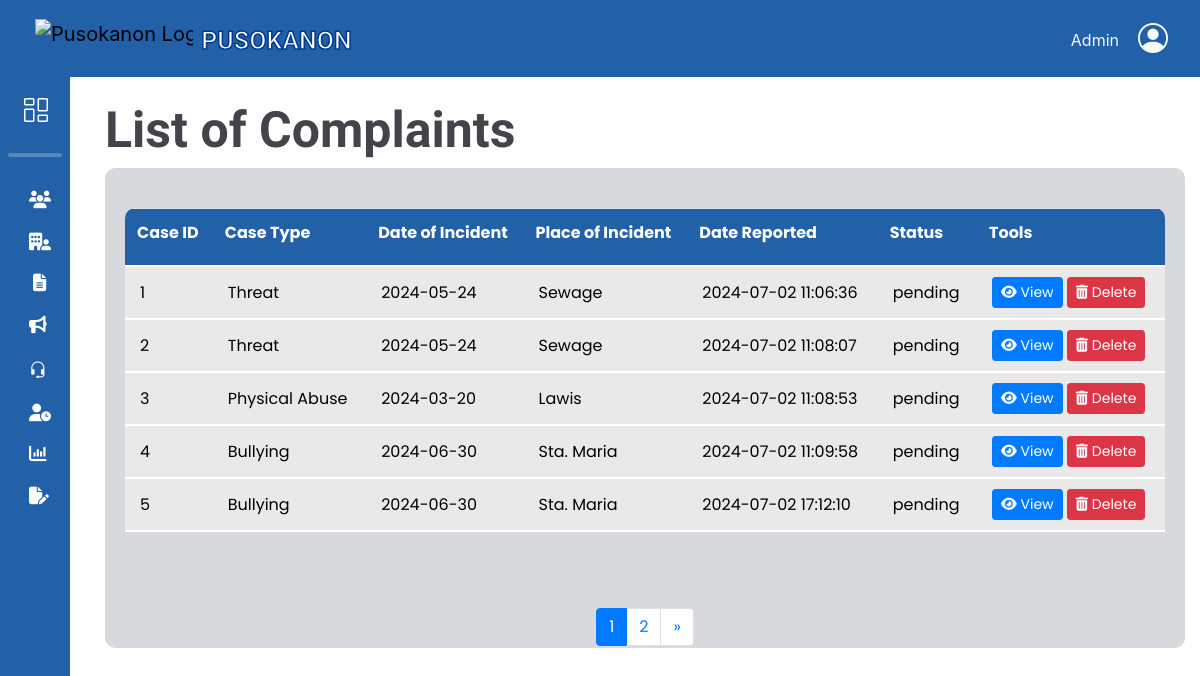
Screenshot of /adminbejo/complaintsList.php with the database file from the repository.
### tables this page shows
CREATE TABLE `complaints_tbl` (
  `complaint_id` int(11) NOT NULL,
  `res_id` int(11) NOT NULL,
  `respondent_fname` varchar(50) NOT NULL,
  `respondent_mname` varchar(50) DEFAULT NULL,
  `respondent_lname` varchar(50) NOT NULL,
  `respondent_suffix` varchar(10) DEFAULT NULL,
  `respondent_gender` varchar(10) NOT NULL,
  `respondent_age` int(11) NOT NULL,
  `incident_date` date NOT NULL,
  `incident_time` time NOT NULL,
  `date_filed` timestamp NOT NULL DEFAULT current_timestamp() ON UPDATE current_timestamp(),
  `incident_place` varchar(50) NOT NULL,
  `case_type` varchar(50) NOT NULL,
  `narrative` text DEFAULT NULL,
  `staff_id` int(11) NOT NULL,
  `status` varchar(10) NOT NULL
);

### db/DBconn.php (called while the page is built, shortened)
<?php
	function fetchListofComplaints($pdo, $offset, $limit) {
		$sql = "SELECT
					complaint_id, case_type, incident_date, incident_place, date_filed, status
				FROM complaints_tbl
				LIMIT :offset, :limit";
		$stmt = $pdo->prepare($sql);
		$stmt->bindParam(':offset', $offset, PDO::PARAM_INT);
		$stmt->bindParam(':limit', $limit, PDO::PARAM_INT);
		$stmt->execute();
		return $stmt->fetchAll(PDO::FETCH_ASSOC);
	}
	function fetchTotalComplaints($pdo) {
		$sql = "SELECT COUNT(*) FROM complaints_tbl";
		$stmt = $pdo->prepare($sql);
		$stmt->execute();
		return $stmt->fetchColumn();
	}
?>

### adminbejo/complaintsList.php (the view, shortened to what this page needs)
<?php
    include 'headerAdmin.php';
    include '../db/DBconn.php';
    $limit = 5;
    $page = isset($_GET['page']) ? (int)$_GET['page'] : 1;
    $offset = ($page - 1) * $limit;
    $requests = fetchListofComplaints($pdo, $offset, $limit);
    $totalRequests = fetchTotalComplaints($pdo);
    $totalPages = ceil($totalRequests / $limit);
?>
<link rel="stylesheet" href="css/list.css">
<div class="container-fluid">
    <h1>List of Complaints</h1>
    <div class="card-body">
        <div class="table-responsive">
            <table class="table mx-auto" cellspacing="0" cellpadding="0">
                <thead>
                    <tr>
                        <th>Case ID</th>
                        <th>Case Type</th>
                        <th>Date of Incident</th>
                        <th>Place of Incident</th>
                        <th>Date Reported</th>
                        <th>Status</th>
                        <th>Tools</th>
                    </tr>
                </thead>
                <tbody class="scrollable-table-body">
                    <?php if (!empty($requests)): ?>
                        <?php foreach ($requests as $request): ?>
                            <tr>
                                <td><?php echo htmlspecialchars($request['complaint_id']); ?></td>
                                <td><?php echo htmlspecialchars($request['case_type']); ?></td>
                                <td><?php echo htmlspecialchars($request['incident_date']); ?></td>
                                <td><?php echo htmlspecialchars($request['incident_place']); ?></td>
                                <td><?php echo htmlspecialchars($request['date_filed']); ?></td>
                                <td><?php echo htmlspecialchars($request['status']); ?></td>
                                <td>
                                    <a href="viewComplaint.php?id=<?php echo $request['complaint_id']; ?>" class="btn btn-primary btn-sm">
                                        <i class="fas fa-eye"></i> View
                                    </a>
                                    <a href="deleteComplaint.php?id=<?php echo $request['complaint_id']; ?>" class="btn btn-danger btn-sm" onclick="return confirm('Are you sure you want to delete this complaint?');">
                                        <i class="fas fa-trash-alt"></i> Delete
                                    </a>
                                </td>
                            </tr>
                        <?php endforeach; ?>
                    <?php else: ?>
                        <tr>
                            <td colspan="7">No complaints found.</td>
                        </tr>
                    <?php endif; ?>
                </tbody>
            </table>
        </div>
        <nav aria-label="Page navigation">
            <ul class="pagination justify-content-center mb-5">
                <?php for($i = 1; $i <= $totalPages; $i++): ?>
                    <li class="page-item <?php if($i == $page) echo 'active'; ?>">
                        <a class="page-link" href="?page=<?php echo $i; ?>"><?php echo $i; ?></a>
                    </li>
                <?php endfor; ?>
                <?php if($page < $totalPages): ?>
                    <li class="page-item">
                        <a class="page-link" href="?page=<?php echo $page+1; ?>" aria-label="Next">
                            <span aria-hidden="true">&raquo;</span>
                        </a>
                    </li>
                <?php endif; ?>
            </ul>
        </nav>
    </div>
</div>
<?php require_once 'footerAdmin.php';?>

### adminbejo/css/headerADstyle.css (style rules this page uses)
body { height: 100%; margin-top: 77px; }
a { text-decoration: none; }
li { list-style: none; }
h1 { font-weight: 600; font-size: 1rem; }

### adminbejo/css/list.css (style rules this page uses)
body { display: flex; }
.container-fluid { margin-top: 23px; margin-left: 90px; padding-bottom: 47px; }
.card-body { padding-top: 40px; background-color: #D7D9DC; height: 480px; border-radius: 10px; width: 90vw; }
h1 { font-family: "Titan One", cursive; font-size: 50px; color: #434349; display: flex; }
.scrollable-table-body { overflow-y: auto; }
.table-responsive { position: relative; border-radius: 10px; overflow-x: auto; max-height: 400px; overflow-y:scroll; height:400px; display:block; padding-top: 0; }
.table-responsive table { border-collapse: collapse; width: 100%; }
.table-responsive tbody { max-height: 400px; overflow-y: auto; background-color: #E9E9E9; }
.table-responsive th, .table-responsive td { font-size: 16px; text-align: left; vertical-align: middle; }
.table-responsive th { border-bottom: 1px solid blue; position: sticky; top: 0; background-color: #2260A7; padding-bottom: 20px; color: white; }
.table-responsive td { padding: 10px 15px; border-bottom: 2px solid white; }

### rows the page displays
complaints_tbl: complaint_id "1", case_type "Threat", incident_date "2024-05-24", incident_place "Sewage", date_filed "2024-07-02 11:06:36", status "pending"
complaints_tbl: complaint_id "2", case_type "Threat", incident_date "2024-05-24", incident_place "Sewage", date_filed "2024-07-02 11:08:07", status "pending"
complaints_tbl: complaint_id "3", case_type "Physical Abuse", incident_date "2024-03-20", incident_place "Lawis", date_filed "2024-07-02 11:08:53", status "pending"
complaints_tbl: complaint_id "4", case_type "Bullying", incident_date "2024-06-30", incident_place "Sta. Maria", date_filed "2024-07-02 11:09:58", status "pending"
complaints_tbl: complaint_id "5", case_type "Bullying", incident_date "2024-06-30", incident_place "Sta. Maria", date_filed "2024-07-02 17:12:10", status "pending"
